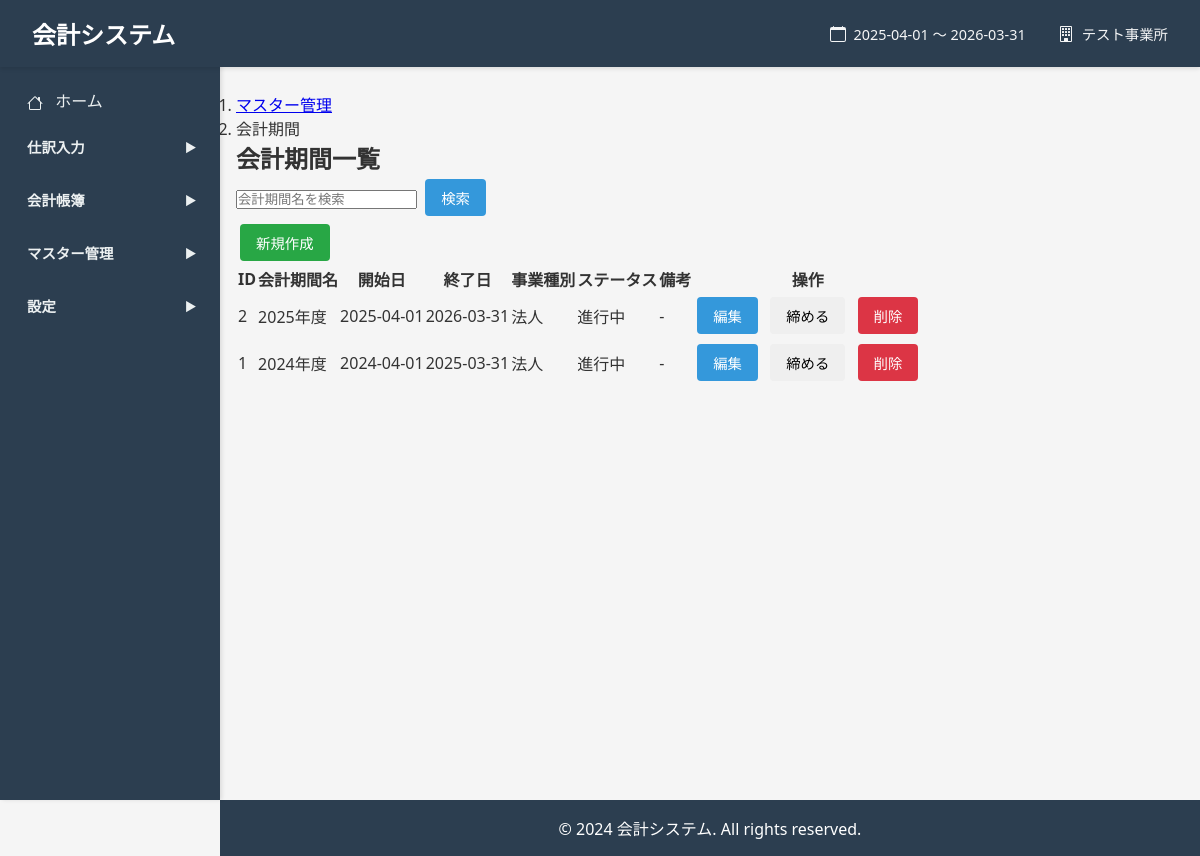
Screenshot of /fiscal-periods (signed in) with the database file from the repository.
### models.py (models this page shows, shortened)
class Base(declarative_base()):
    __abstract__ = True
    pass

class FiscalPeriod(Base):
    __tablename__ = 'fiscal_periods'
    id = Column(Integer, primary_key=True)
    organization_id = Column(Integer, ForeignKey('organizations.id'), nullable=False)
    name = Column(String(255), nullable=False)
    start_date = Column(String(10), nullable=False)
    end_date = Column(String(10), nullable=False)
    business_type = Column(String(20), nullable=False, default='corporate')
    status = Column(String(20), nullable=False, default='open')
    period_number = Column(Integer)
    notes = Column(Text)
    created_at = Column(String(19))  # YYYY-MM-DD HH:MM:SS形式
    updated_at = Column(String(19))

class Organization(Base):
    __tablename__ = 'organizations'
    id = Column(Integer, primary_key=True)
    name = Column(String(255), nullable=False)
    code = Column(String(50))
    business_type = Column(String(20), nullable=False, default='corporate')
    postal_code = Column(String(10))
    address = Column(String(500))
    phone = Column(String(20))
    fax = Column(String(20))
    email = Column(String(255))
    representative = Column(String(255))
    established_date = Column(String(10))
    notes = Column(Text)
    created_at = Column(String(19))  # YYYY-MM-DD HH:MM:SS形式
    updated_at = Column(String(19))

### app.py (the view)
@app.route('/fiscal-periods', methods=['GET'])
@login_required
def fiscal_periods_list():
    db = SessionLocal()
    try:
        search_query = request.args.get('search', '').strip()
        query = db.query(FiscalPeriod).filter(FiscalPeriod.organization_id == session['organization_id'])
        if search_query:
            query = query.filter(FiscalPeriod.name.like(f'%{search_query}%'))
        fiscal_periods = query.order_by(FiscalPeriod.start_date.desc()).all()
        return render_template('fiscal_periods/list.html',
                             fiscal_periods=fiscal_periods,
                             search_query=search_query)
    finally:
        db.close()

### app.py (called while the page is built)
def login_required(f):
    @wraps(f)
    def decorated_function(*args, **kwargs):
        if 'organization_id' not in session:
            return redirect(url_for('login'))
        return f(*args, **kwargs)
    return decorated_function

def get_current_organization():
    if 'organization_id' not in session:
        return None
    db = SessionLocal()
    org = db.query(Organization).filter(Organization.id == session['organization_id']).first()
    db.close()
    return org

@app.context_processor
def inject_globals():
    current_org = get_current_organization()
    current_fiscal_period = None
    if current_org:
        db = SessionLocal()
        try:
            current_fiscal_period = db.query(FiscalPeriod).filter(
                FiscalPeriod.organization_id == current_org.id
            ).order_by(FiscalPeriod.start_date.desc()).first()
        finally:
            db.close()
    return dict(
        Account=Account,
        current_organization=current_org,
        current_fiscal_period=current_fiscal_period
    )

### templates/fiscal_periods/list.html (shortened to what this page needs)
{% extends "base.html" %}
{% block content %}
<nav aria-label="breadcrumb">
    <ol class="breadcrumb">
        <li class="breadcrumb-item"><a href="{{ url_for('masters_index') }}">マスター管理</a></li>
        <li class="breadcrumb-item active" aria-current="page">会計期間</li>
    </ol>
</nav>
<h2>会計期間一覧</h2>
<form method="GET" action="{{ url_for('fiscal_periods_list') }}" class="mb-3">
    <div class="input-group">
        <input type="text" name="search" class="form-control" placeholder="会計期間名を検索" value="{{ search_query }}">
        <button class="btn btn-primary" type="submit">検索</button>
    </div>
</form>
<a href="{{ url_for('fiscal_period_new') }}" class="btn btn-success mb-3">新規作成</a>
<table class="table table-striped">
    <thead>
        <tr>
            <th>ID</th>
            <th>会計期間名</th>
            <th>開始日</th>
            <th>終了日</th>
            <th>事業種別</th>
            <th>ステータス</th>
            <th>備考</th>
            <th>操作</th>
        </tr>
    </thead>
    <tbody>
        {% if fiscal_periods %}
            {% for period in fiscal_periods %}
            <tr>
                <td>{{ period.id }}</td>
                <td>{{ period.name }}</td>
                <td>{{ period.start_date }}</td>
                <td>{{ period.end_date }}</td>
                <td>
                    {% if period.business_type == 'individual' %}
                    個人
                    {% else %}
                    法人
                    {% endif %}
                </td>
                <td>
                    {% if period.status == 'open' %}
                    <span class="badge bg-success">進行中</span>
                    {% else %}
                    <span class="badge bg-secondary">締め済み</span>
                    {% endif %}
                </td>
                <td>{{ period.notes or '-' }}</td>
                <td>
                    <a href="{{ url_for('fiscal_period_edit', fiscal_period_id=period.id) }}" class="btn btn-sm btn-primary">編集</a>
                    {% if period.status == 'open' %}
                    <button class="btn btn-sm btn-warning" onclick="closeFiscalPeriod({{ period.id }}, '{{ period.name }}')">締める</button>
                    {% endif %}
                    <button class="btn btn-sm btn-danger" onclick="deleteFiscalPeriod({{ period.id }}, '{{ period.name }}')">削除</button>
                </td>
            </tr>
            {% endfor %}
        {% else %}
            <tr>
                <td colspan="8" class="text-center">会計期間がまだ登録されていません</td>
            </tr>
        {% endif %}
    </tbody>
</table>
{% endblock %}

### templates/base.html (shortened to what this page needs)
<!DOCTYPE html>
<html lang="ja">
<head>
    <link href="https://cdn.jsdelivr.net/npm/tom-select@2.3.1/dist/css/tom-select.css" rel="stylesheet">
</head>
<body>
    <header>
        <h1>会計システム</h1>
        {% if current_organization and current_fiscal_period %}
        <div style="display: flex; align-items: center; gap: 2rem; margin-left: auto;">
            <div style="display: flex; align-items: center; gap: 0.5rem; font-size: 0.9rem; opacity: 0.95;">
                <span>{{ current_fiscal_period.start_date }} ～ {{ current_fiscal_period.end_date }}</span>
            </div>
            <div style="display: flex; align-items: center; gap: 0.5rem; font-size: 0.9rem; opacity: 0.95;">
                <span>{{ current_organization.name }}</span>
            </div>
        </div>
        {% endif %}
    </header>
    <nav class="sidebar">
        <a href="{{ url_for('home') }}">
            ホーム
        </a>
        <div class="menu-group">
            <div class="menu-category" data-target="journal-entry-menu">
                <span>仕訳入力</span>
                <span class="arrow">▶</span>
            </div>
        </div>
        <div class="menu-group">
            <div class="menu-category" data-target="accounting-books-menu">
                <span>会計帳簿</span>
                <span class="arrow">▶</span>
            </div>
        </div>
        <div class="menu-group">
            <div class="menu-category" data-target="master-menu">
                <span>マスター管理</span>
                <span class="arrow">▶</span>
            </div>
        </div>
        <div class="menu-group">
            <div class="menu-category" data-target="settings-menu">
                <span>設定</span>
                <span class="arrow">▶</span>
            </div>
        </div>
    </nav>
    <div class="main-content">
        <div class="container">
            {% block content %}{% endblock %}
        </div>
    </div>
    <footer>
        <p>&copy; 2024 会計システム. All rights reserved.</p>
    </footer>
</body>
</html>

### rows the page displays
FiscalPeriod: start_date "2025-04-01", end_date "2026-03-31", id "2", name "2025年度", business_type "法人", status "進行中", notes "-"
Organization: name "テスト事業所"
FiscalPeriod: id "1", name "2024年度", start_date "2024-04-01", end_date "2025-03-31", business_type "法人", status "進行中", notes "-"
